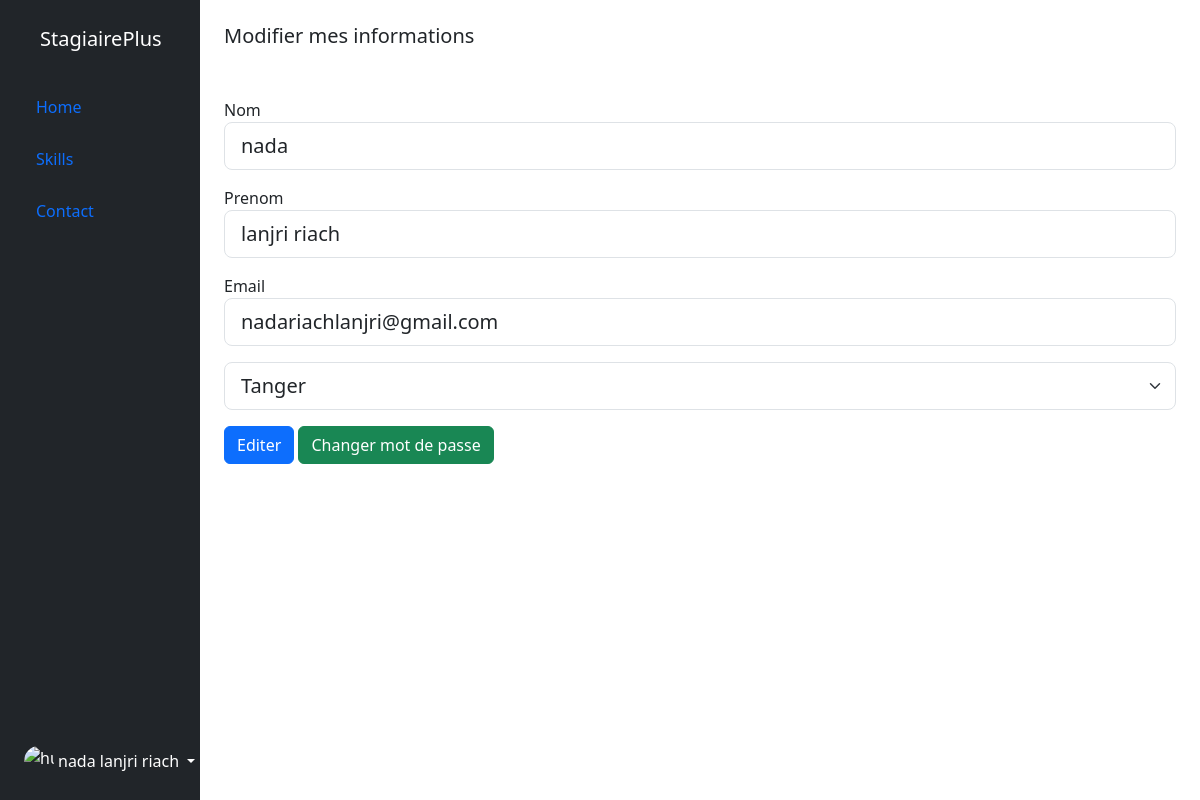
The app's page /Prototype-2/stagiaire.php (signed in) with its own data.
### tables this page shows
CREATE TABLE `stagiaire` (
  `id` int(11) NOT NULL,
  `id_personne` int(11) NOT NULL,
  `email` varchar(100) NOT NULL,
  `password` varchar(255) NOT NULL
);

CREATE TABLE `personne` (
  `id` int(11) NOT NULL,
  `nom` varchar(50) NOT NULL,
  `prenom` varchar(50) NOT NULL
);

CREATE TABLE `ville` (
  `id` int(11) NOT NULL,
  `nom_ville` varchar(50) NOT NULL,
  `id_personne` int(11) NOT NULL
);

### Prototype-2/php/stagiaire.php (called while the page is built, shortened)
<?php
class GestionStagiaire {
    protected $pdo;
    public function __construct($pdo) {
        $this->pdo = $pdo;
    }
    public function showMyInfo($email){
        $queryINfo = "SELECT * FROM stagiaire s INNER JOIN personne p ON s.id_personne = p.id INNER JOIN ville v ON  p.id = v.id_personne WHERE s.email= :email";
        $stmtInfo = $this->pdo->prepare($queryINfo);
        $stmtInfo->bindParam(':email',$email);
        $stmtInfo->execute();
        $info = $stmtInfo->fetchAll(PDO::FETCH_ASSOC);
        return $info;
    }
}
?>

### Prototype-2/stagiaire.php (the view, shortened to what this page needs)
<?php
require_once('config.php');
require_once('php/stagiaire.php');
?>
<!DOCTYPE html>
<html lang="en">
<head>
    <link href="https://cdn.jsdelivr.net/npm/bootstrap@5.3.2/dist/css/bootstrap.min.css" rel="stylesheet">
</head>
<body>
    <div class="container-fluid">
        <div class="row flex-nowrap">
            <div class="col-auto col-md-3 col-xl-2 px-sm-2 px-0 bg-dark">
                <div class="d-flex flex-column align-items-center align-items-sm-start px-3 pt-2 text-white min-vh-100">
                    <a href="/" class="d-flex align-items-center p-3 mb-md-0 me-md-auto text-white text-decoration-none">
                        <span class="fs-5 d-none d-sm-inline">StagiairePlus</span>
                    </a>
                    <ul class="nav nav-pills flex-column mb-sm-auto mb-0 p-2 align-items-center align-items-sm-start" id="menu">
                        <li class="nav-item">
                            <a href="home.php" class="nav-link align-middle px-0">
                                <i class="fs-4 bi-house"></i> <span class="ms-1 d-none d-sm-inline">Home</span>
                            </a>
                        </li>
                        <li>
                            <a href="#" class="nav-link align-middle px-0">
                                <i class="fs-4 bi-house"></i> <span class="ms-1 d-none d-sm-inline">Skills</span>
                            </a>
                        </li>
                        <li>
                            <a href="#" class="nav-link px-0 align-middle">
                                <i class="fs-4 bi-table"></i> <span class="ms-1 d-none d-sm-inline">Contact</span>
                            </a>
                        </li>
                    </ul>
                    <div class="dropdown pb-4">
                        <a href="#" class="d-flex align-items-center text-white text-decoration-none dropdown-toggle" id="dropdownUser1" data-bs-toggle="dropdown" aria-expanded="false">
                            <img src="https://github.com/mdo.png" alt="hugenerd" width="30" height="30" class="rounded-circle">
                            <span class="d-none d-sm-inline mx-1"><?php echo $_SESSION['nom']; ?>
                                <?php echo $_SESSION['prenom']; ?></span>
                        </a>
                    </div>
                </div>
            </div>
            <div class="col p-4">
                <h3 class="lead">Modifier mes informations</h3>
                <div style="margin-top: 50px;">
                    <form action="" method="post">
                        <?php
                        $email = $_SESSION['email'];
                        $dbInfo = new GestionStagiaire($pdo);
                        $infoStagiaire = $dbInfo->showMyInfo($email);
                        if($infoStagiaire){
                            ?>
                        <div class="form-group mb-3">
                            <label for="f_name">Nom</label>
                            <input type="text" class="form-control form-control-lg" name="nom" id="f_name" aria-describedby="emailHelp" value="<?php echo $infoStagiaire[0]['nom']; ?>">
                        </div>
                        <div class="form-group mb-3">
                            <label for="l_name">Prenom</label>
                            <input type="text" class="form-control form-control-lg" name="prenom" id="l_name" aria-describedby="emailHelp" value="<?php echo $infoStagiaire[0]['prenom']; ?>">
                        </div>
                        <div class="form-group mb-3">
                            <label for="email">Email</label>
                            <input type="email" class="form-control form-control-lg" name="email" id="email" aria-describedby="emailHelp" value="<?php echo $infoStagiaire[0]['email']; ?>">
                        </div>
                        <div class="form-group">
                            <select class="form-select form-select-lg" aria-label="Default select example" name="ville">
                                <option value="<?php echo $infoStagiaire[0]['nom_ville']; ?>"><?php echo $infoStagiaire[0]['nom_ville']; ?></option>
                            </select>
                        </div>
                        <button type="submit" name="update" class="btn btn-primary mt-3">Editer</button>
                        <button type="button" class="btn btn-success mt-3" data-bs-toggle="modal" data-bs-target="#exampleModal">
                            Changer mot de passe
                        </button>
                            <?php
                        }
                        ?>
                    </form>
                </div>
            </div>
        </div>
    </div>
</body>
</html>

### records on screen
stagiaire: nom "nada", prenom "lanjri riach", email "nadariachlanjri@gmail.com", ville "Tanger"

### other values on screen
$_SESSION['nom'] "nada"
$_SESSION['prenom'] "lanjri riach"
